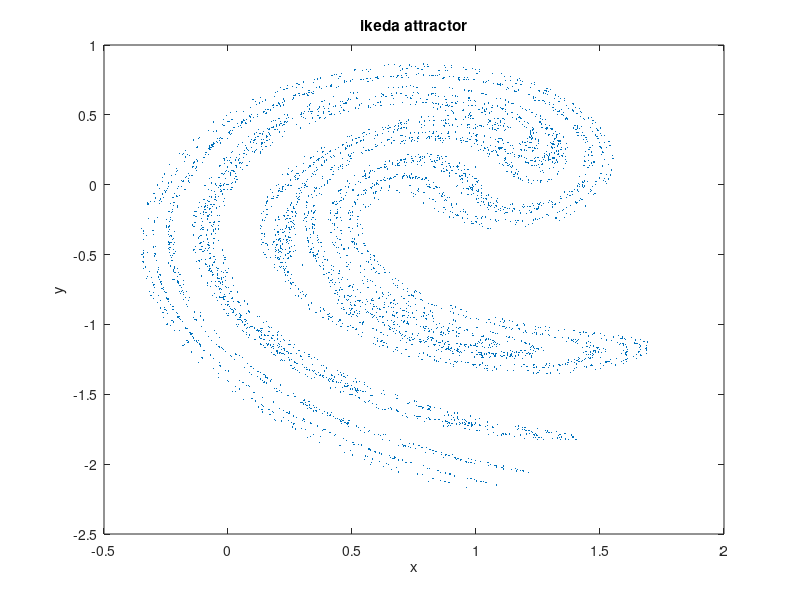

Reproduce this figure in MATLAB.
%function [x,y]=ikeda(n,mu,x0,y0)
%Syntax: [x,y]=ikeda(n,mu,x0,y0)
%_____________________________________
%
% Simulation of the Ikeda map.
%    x'=1+mu*(xcos(t)-ysin(t)
%    y'=mu*(xsin(t)+ycos(t))
%
% x and y are the simulated time series.
% n is the number of the simulated points.
% mu is the parameter.
% x0 is the initial value for x.
% y0 is the initial value for y.
%
%
% Reference:
%
% Ikeda K (1979): Multiple-valued stationary state and its instability of the
% transmitted light by a ring cavity system. Optics Communications 30: 257
clc
clear
close all

n=5000;
mu=0.9;
x0=0.1;
y0=0.1;


% Initialize
t=0.4-6/(1+x0^2+y0^2);
x(1,1)=1+mu*(x0*cos(t)-y0*sin(t));
y(1,1)=mu*(x0*sin(t)+y0*cos(t));

% Simulate
for i=2:n
    t=0.4-6/(1+x(i-1,1)^2+y(i-1,1)^2);
    x(i,1)=1+mu*(x(i-1,1)*cos(t)-y(i-1,1)*sin(t));
    y(i,1)=mu*(x(i-1,1)*sin(t)+y(i-1,1)*cos(t));
end

X=x(:,1);

plot(x,y,'.','MarkerSize',1)
xlabel('x');ylabel('y')
title('ikeda attractor')

% Add normal white noise
% level is the noise standard deviation divided by the standard deviation of
%   the noise-free time series. We assume Gaussian noise with zero mean.
%x=x+randn(n,1)*level*std(x);
%y=y+randn(n,1)*level*std(y);
